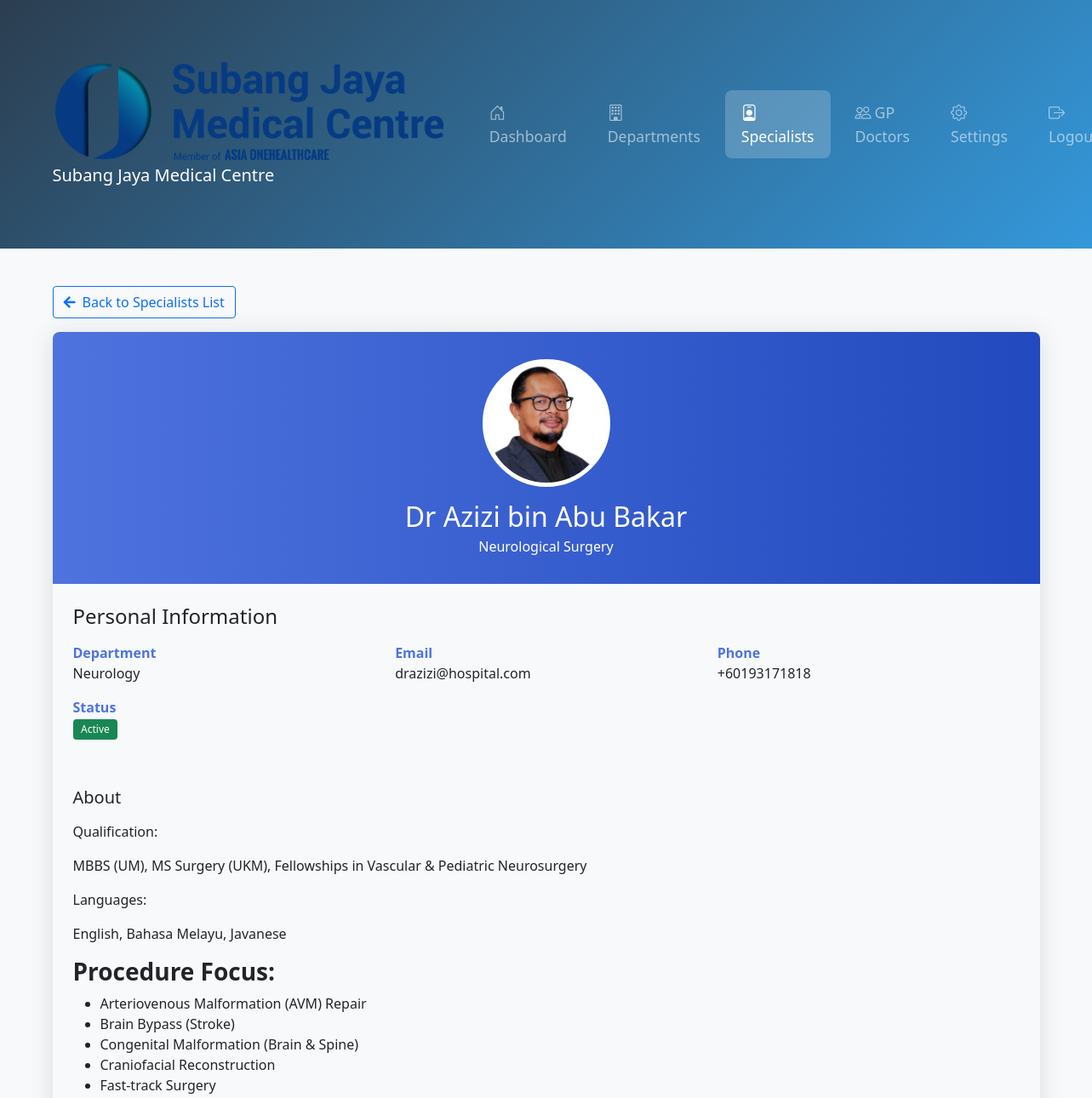
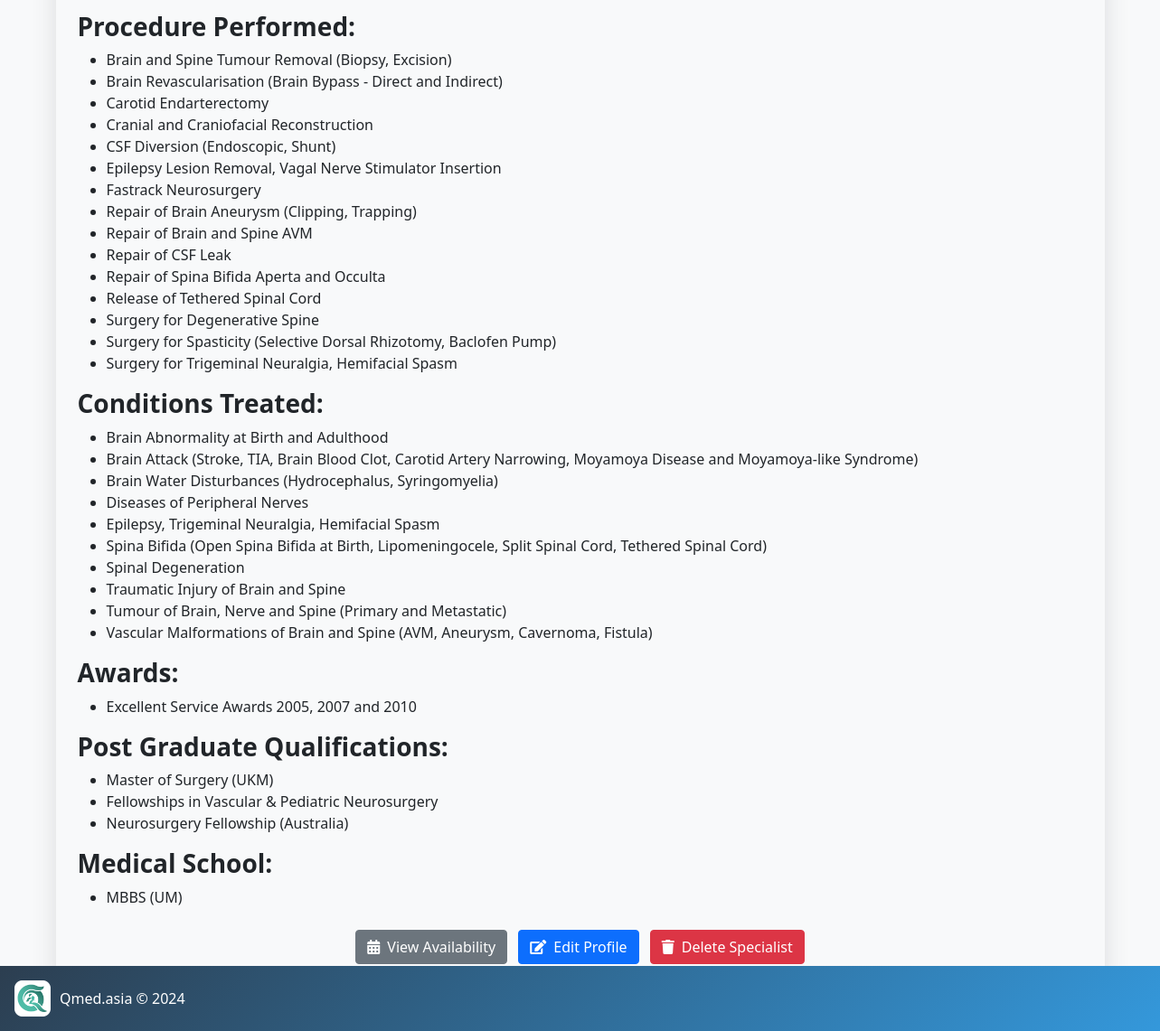
The app's page /view_specialist.php?id=2 (signed in) with its own data (2 pictures, top to bottom).
### tables this page shows
CREATE TABLE `specialists` (
  `id` int NOT NULL AUTO_INCREMENT,
  `nsr_number` varchar(20) DEFAULT NULL,
  `name` varchar(100) NOT NULL,
  `department_id` int DEFAULT NULL,
  `specialization` varchar(100) DEFAULT NULL,
  `email` varchar(100) DEFAULT NULL,
  `phone` varchar(20) DEFAULT NULL,
  `status` enum('active','inactive') DEFAULT 'active',
  `created_at` timestamp NULL DEFAULT CURRENT_TIMESTAMP,
  `updated_at` timestamp NULL DEFAULT CURRENT_TIMESTAMP ON UPDATE CURRENT_TIMESTAMP,
  `profile` text,
  `picture` varchar(255) DEFAULT NULL,
  `password` varchar(255) DEFAULT NULL,
  PRIMARY KEY (`id`),
  UNIQUE KEY `nsr_number` (`nsr_number`),
  UNIQUE KEY `email` (`email`),
  KEY `department_id` (`department_id`),
  CONSTRAINT `specialists_ibfk_1` FOREIGN KEY (`department_id`) REFERENCES `departments` (`id`)
);

CREATE TABLE `departments` (
  `id` int NOT NULL AUTO_INCREMENT,
  `name` varchar(100) NOT NULL,
  `description` text,
  `status` enum('active','inactive') DEFAULT 'active',
  `created_at` timestamp NULL DEFAULT CURRENT_TIMESTAMP,
  `updated_at` timestamp NULL DEFAULT CURRENT_TIMESTAMP ON UPDATE CURRENT_TIMESTAMP,
  PRIMARY KEY (`id`)
);

### view_specialist.php (the view, shortened to what this page needs)
<?php
$conn = require 'config/db.php';
try {
    $stmt = $conn->prepare("SELECT s.*, dept.name as department_name
                           FROM specialists s
                           LEFT JOIN departments dept ON s.department_id = dept.id
                           WHERE s.id = ?");
    $stmt->execute([$_GET['id']]);
    $specialist = $stmt->fetch(PDO::FETCH_ASSOC);
} catch(PDOException $e) {
    error_log("Database error: " . $e->getMessage());
    $error_message = "An error occurred while fetching the specialist details.";
}
?>
<!DOCTYPE html>
<html lang="en">
<head>
    <link href="https://cdn.jsdelivr.net/npm/bootstrap@5.1.3/dist/css/bootstrap.min.css" rel="stylesheet">
    <link rel="stylesheet" href="https://cdnjs.cloudflare.com/ajax/libs/font-awesome/6.0.0/css/all.min.css">
    <link href="assets/css/style.css" rel="stylesheet">
</head>
<body class="bg-light">
    <?php
    include 'includes/navbar.php';
    ?>
    <div class="container mt-4">
        <div class="mb-3">
            <a href="specialists.php" class="btn btn-outline-primary">
                <i class="fas fa-arrow-left me-2"></i>Back to Specialists List
            </a>
        </div>
        <div class="profile-card">
            <div class="profile-header">
                <div class="text-center">
                    <div class="profile-img mx-auto mb-3">
                        <?php if (!empty($specialist['picture']) && file_exists($specialist['picture'])): ?>
                            <img src="<?php echo htmlspecialchars($specialist['picture']); ?>"
                                 alt="<?php echo htmlspecialchars($specialist['name']); ?>"
                                 class="img-fluid rounded-circle"
                                 style="width: 100%; height: 100%; object-fit: cover;">
                        <?php else: ?>
                            <i class="fas fa-user-md fa-4x text-secondary"></i>
                        <?php endif; ?>
                    </div>
                    <h2 class="mb-1"><?php echo htmlspecialchars($specialist['name']); ?></h2>
                    <p class="mb-0"><?php echo htmlspecialchars($specialist['specialization']); ?></p>
                </div>
            </div>
            <div class="card-body p-4">
                <div class="row">
                    <div class="col-12 mb-4">
                        <h4 class="mb-3">Personal Information</h4>
                        <div class="row">
                            <div class="col-md-6 col-lg-4 mb-3">
                                <div class="info-label">Department</div>
                                <div><?php echo htmlspecialchars($specialist['department_name']); ?></div>
                            </div>
                            <div class="col-md-6 col-lg-4 mb-3">
                                <div class="info-label">Email</div>
                                <div><?php echo htmlspecialchars($specialist['email']); ?></div>
                            </div>
                            <div class="col-md-6 col-lg-4 mb-3">
                                <div class="info-label">Phone</div>
                                <div><?php echo htmlspecialchars($specialist['phone']); ?></div>
                            </div>
                            <div class="col-md-6 col-lg-4 mb-3">
                                <div class="info-label">Status</div>
                                <div>
                                    <span class="badge bg-<?php echo $specialist['status'] == 'active' ? 'success' : 'danger'; ?>">
                                        <?php echo ucfirst(htmlspecialchars($specialist['status'])); ?>
                                    </span>
                                </div>
                            </div>
                        </div>
                    </div>
                </div>
                <?php if (!empty($specialist['profile'])): ?>
                <div class="mt-3">
                    <h5 class="mb-3">About</h5>
                    <div class="mb-3">
                        <?php echo $specialist['profile']; ?>
                    </div>
                </div>
                <?php endif; ?>
                <div class="mt-4 text-center">
                    <a href="specialist_availability.php?id=<?php echo $specialist['id']; ?>" class="btn btn-secondary me-2">
                        <i class="fas fa-calendar-alt me-2"></i>View Availability
                    </a>
                    <a href="edit_specialist.php?id=<?php echo $specialist['id']; ?>" class="btn btn-primary me-2">
                        <i class="fas fa-edit me-2"></i>Edit Profile
                    </a>
                    <button class="btn btn-danger" onclick="deleteSpecialist(<?php echo $specialist['id']; ?>)">
                        <i class="fas fa-trash me-2"></i>Delete Specialist
                    </button>
                </div>
            </div>
        </div>
    </div>
</body>
</html>

### assets/css/style.css (style rules this page uses)
:root { --primary-bg: #f8f9fe; --primary-color: #4e73df; --secondary-color: #224abe; --success-color: #2dd4bf; --success-dark: #14b8a6; --card-shadow: 0 0 35px 0 rgba(154,161,171,.15); --card-border-radius: 15px; --header-height: 70px; }
body { background-color: var(--primary-bg); font-family: 'Inter', sans-serif; min-height: 100vh; }
.badge { padding: 0.5em 0.8em; font-weight: 500; }

### view_specialist.php (style rules this page uses)
.profile-card { box-shadow: 0 0.15rem 1.75rem 0 rgba(58, 59, 69, 0.15); border: none; border-radius: 0.5rem; }
.profile-header { background: linear-gradient(to right, #4e73df, #224abe); color: white; padding: 2rem; border-radius: 0.5rem 0.5rem 0 0; }
.profile-img { width: 150px; height: 150px; border-radius: 50%; border: 5px solid white; background-color: #e9ecef; display: flex; align-items: center; justify-content: center; }
.info-label { font-weight: 600; color: #4e73df; }

### includes/navbar.php (style rules this page uses)
:root { --primary-color: #2c3e50; --secondary-color: #3498db; }
body { background-color: #f8f9fa; font-family: 'Segoe UI', Tahoma, Geneva, Verdana, sans-serif; }
.container { max-width: 1200px; margin: 30px auto; padding: 20px; }

### records on screen
specialists: picture (picture), name "Dr Azizi bin Abu Bakar", specialization "Neurological Surgery", department.name "Neurology", email "drazizi@hospital.com", phone "+60193171818", status "Active", profile "Qualification: MBBS (UM), MS Surgery (UKM), Fellowships in Vascular & Pediatric Neurosurgery Languages: English, Bahasa Melayu, Javanese Procedure Focus: Arteriovenous Malformation (AVM) Repair Brain Bypass (Stroke) Congenital Malformation (Brain & Spine) Craniofacial Reconstruction Fast-track Surgery Procedure Performed: Brain and Spine Tumour Removal (Biopsy, Excision) Brain Revascularisation (Brain Bypass - Direct and Indirect) Carotid Endarterectomy Cranial and Craniofacial Reconstruction CSF Diversion (Endoscopic, Shunt) Epilepsy Lesion Removal, Vagal Nerve Stimulator Insertion Fastrack Neurosurgery Repair of Brain Aneurysm (Clipping, Trapping) Repair of Brain and Spine AVM Repair of…"

### other values on screen
$hospitalSettings['hospital_name'] "Subang Jaya Medical Centre"
